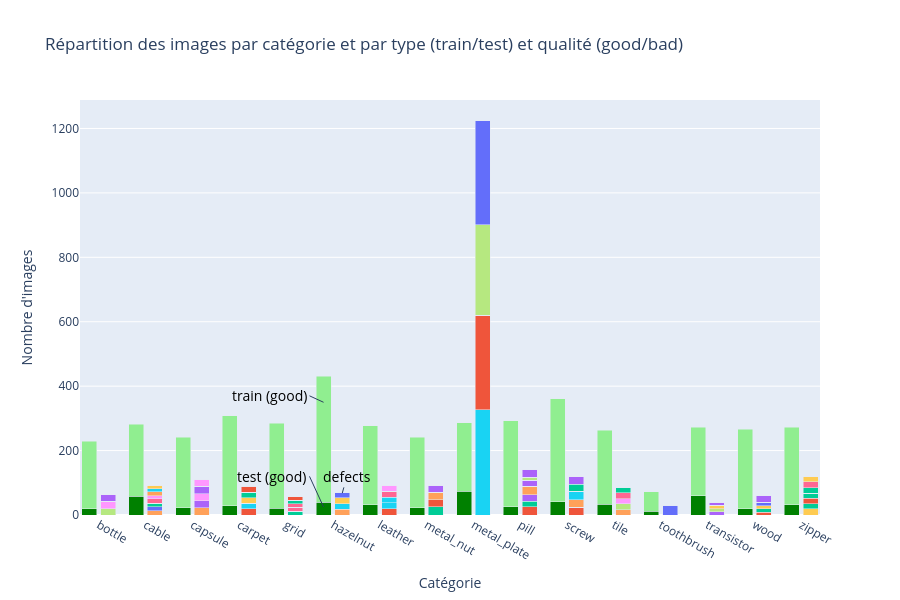

The notebook cell this image was saved under:
### Markdown cell above
On voit que pour chaque category, on a toujours les mêmes dimensions d'images et le même nombre de bands.
On constate d'ailleurs que toutes les images du jeu de données MVTec sont carrées, mais pas les images "metal_plate" du jeu de données RAD.

### Code cell
import plotly.graph_objects as go
import plotly.io as pio
import numpy as np

try:
    import nbformat  # noqa: F401
except ImportError:
    pio.renderers.default = "browser"

train = df[df["type"] == "train"].groupby("category").agg(count=("file", "count"))
test_good = df[(df["type"] == "test") & (df["quality"] == "good")].groupby("category").agg(count=("file", "count"))
test_bad = df[df["quality"] != "good"].groupby(["category", "quality"]).agg(count=("file", "count"))

bad_pivot = test_bad["count"].unstack("quality").fillna(0)
categories = train.index

x = np.arange(len(categories))
x_good = x-0.2
x_bad  = x+0.2

fig = go.Figure()

# Pile good/train
fig.add_bar(
    x=x_good,
    y=test_good["count"],
    name="test_good",
    marker=dict(color="green")
)

fig.add_bar(
    x=x_good,
    y=train["count"],
    name="train",
    marker=dict(color="lightgreen")
)

# Pile bad
for quality in bad_pivot.columns:
    fig.add_bar(
        x=x_bad,
        y=bad_pivot[quality],
        name=f"bad - {quality}",
    )

fig.update_xaxes(
    tickvals=x,
    ticktext=categories
)

fig.update_layout(
    barmode="stack",
    height=600,
    showlegend=False
)

fig.add_annotation(
    text="train (good)",
    xref="x", yref="y",
    x=4.8, y=350,
    axref="x", ayref="y",
    ax=4.5, ay=370,
    showarrow=True, 
    xanchor="right",
    font=dict(size=14, color="black")
)
fig.add_annotation(
    text="test (good)",
    xref="x", yref="y",
    x=4.8, y=25,
    axref="x", ayref="y",
    ax=4.5, ay=120,
    showarrow=True, 
    xanchor="right",
    font=dict(size=14, color="black")
)
fig.add_annotation(
    text="defects",
    xref="x", yref="y",
    x=5.2, y=68,
    axref="x", ayref="y",
    ax=5.3, ay=120,
    showarrow=True, 
    xanchor="center",
    font=dict(size=14, color="black")
)

fig.update_layout(
    title="Répartition des images par catégorie et par type (train/test) et qualité (good/bad)",
    xaxis_title="Catégorie",
    yaxis_title="Nombre d'images"
)

fig.show()

### Figure 1 — Plotly figure (JSON) as saved in the notebook; plotly's stock layout.template omitted (floating-point values rounded to 4 significant figures)
{"data": [{"marker": {"color": "green"}, "name": "test_good", "type": "bar", "x": [-0.2, 0.8, 1.8, 2.8, 3.8, 4.8, 5.8, 6.8, 7.8, 8.8, 9.8, 10.8, 11.8, 12.8, 13.8, 14.8], "y": [20, 58, 23, 28, 21, 40, 32, 22, 73, 26, 41, 33, 12, 60, 19, 32]}, {"marker": {"color": "lightgreen"}, "name": "train", "type": "bar", "x": [-0.2, 0.8, 1.8, 2.8, 3.8, 4.8, 5.8, 6.8, 7.8, 8.8, 9.8, 10.8, 11.8, 12.8, 13.8, 14.8], "y": [209, 224, 219, 280, 264, 391, 245, 220, 213, 267, 320, 230, 60, 213, 247, 240]}, {"name": "bad - bent", "type": "bar", "x": [0.2, 1.2, 2.2, 3.2, 4.2, 5.2, 6.2, 7.2, 8.2, 9.2, 10.2, 11.2, 12.2, 13.2, 14.2, 15.2], "y": [0.0, 0.0, 0.0, 0.0, 12.0, 0.0, 0.0, 25.0, 0.0, 0.0, 0.0, 0.0, 0.0, 0.0, 0.0, 0.0]}, {"name": "bad - bent_lead", "type": "bar", "x": [0.2, 1.2, 2.2, 3.2, 4.2, 5.2, 6.2, 7.2, 8.2, 9.2, 10.2, 11.2, 12.2, 13.2, 14.2, 15.2], "y": [0.0, 0.0, 0.0, 0.0, 0.0, 0.0, 0.0, 0.0, 0.0, 0.0, 0.0, 0.0, 0.0, 10.0, 0.0, 0.0]}, {"name": "bad - bent_wire", "type": "bar", "x": [0.2, 1.2, 2.2, 3.2, 4.2, 5.2, 6.2, 7.2, 8.2, 9.2, 10.2, 11.2, 12.2, 13.2, 14.2, 15.2], "y": [0.0, 13.0, 0.0, 0.0, 0.0, 0.0, 0.0, 0.0, 0.0, 0.0, 0.0, 0.0, 0.0, 0.0, 0.0, 0.0]}, {"name": "bad - bolt", "type": "bar", "x": [0.2, 1.2, 2.2, 3.2, 4.2, 5.2, 6.2, 7.2, 8.2, 9.2, 10.2, 11.2, 12.2, 13.2, 14.2, 15.2], "y": [0.0, 0.0, 0.0, 0.0, 0.0, 0.0, 0.0, 0.0, 327.0, 0.0, 0.0, 0.0, 0.0, 0.0, 0.0, 0.0]}, {"name": "bad - broken", "type": "bar", "x": [0.2, 1.2, 2.2, 3.2, 4.2, 5.2, 6.2, 7.2, 8.2, 9.2, 10.2, 11.2, 12.2, 13.2, 14.2, 15.2], "y": [0.0, 0.0, 0.0, 0.0, 12.0, 0.0, 0.0, 0.0, 0.0, 0.0, 0.0, 0.0, 0.0, 0.0, 0.0, 0.0]}, {"name": "bad - broken_large", "type": "bar", "x": [0.2, 1.2, 2.2, 3.2, 4.2, 5.2, 6.2, 7.2, 8.2, 9.2, 10.2, 11.2, 12.2, 13.2, 14.2, 15.2], "y": [20.0, 0.0, 0.0, 0.0, 0.0, 0.0, 0.0, 0.0, 0.0, 0.0, 0.0, 0.0, 0.0, 0.0, 0.0, 0.0]}, {"name": "bad - broken_small", "type": "bar", "x": [0.2, 1.2, 2.2, 3.2, 4.2, 5.2, 6.2, 7.2, 8.2, 9.2, 10.2, 11.2, 12.2, 13.2, 14.2, 15.2], "y": [22.0, 0.0, 0.0, 0.0, 0.0, 0.0, 0.0, 0.0, 0.0, 0.0, 0.0, 0.0, 0.0, 0.0, 0.0, 0.0]}, {"name": "bad - broken_teeth", "type": "bar", "x": [0.2, 1.2, 2.2, 3.2, 4.2, 5.2, 6.2, 7.2, 8.2, 9.2, 10.2, 11.2, 12.2, 13.2, 14.2, 15.2], "y": [0.0, 0.0, 0.0, 0.0, 0.0, 0.0, 0.0, 0.0, 0.0, 0.0, 0.0, 0.0, 0.0, 0.0, 0.0, 19.0]}, {"name": "bad - cable_swap", "type": "bar", "x": [0.2, 1.2, 2.2, 3.2, 4.2, 5.2, 6.2, 7.2, 8.2, 9.2, 10.2, 11.2, 12.2, 13.2, 14.2, 15.2], "y": [0.0, 12.0, 0.0, 0.0, 0.0, 0.0, 0.0, 0.0, 0.0, 0.0, 0.0, 0.0, 0.0, 0.0, 0.0, 0.0]}, {"name": "bad - color", "type": "bar", "x": [0.2, 1.2, 2.2, 3.2, 4.2, 5.2, 6.2, 7.2, 8.2, 9.2, 10.2, 11.2, 12.2, 13.2, 14.2, 15.2], "y": [0.0, 0.0, 0.0, 19.0, 0.0, 0.0, 19.0, 22.0, 0.0, 25.0, 0.0, 0.0, 0.0, 0.0, 8.0, 0.0]}, {"name": "bad - combined", "type": "bar", "x": [0.2, 1.2, 2.2, 3.2, 4.2, 5.2, 6.2, 7.2, 8.2, 9.2, 10.2, 11.2, 12.2, 13.2, 14.2, 15.2], "y": [0.0, 11.0, 0.0, 0.0, 0.0, 0.0, 0.0, 0.0, 0.0, 17.0, 0.0, 0.0, 0.0, 0.0, 11.0, 16.0]}, {"name": "bad - contamination", "type": "bar", "x": [0.2, 1.2, 2.2, 3.2, 4.2, 5.2, 6.2, 7.2, 8.2, 9.2, 10.2, 11.2, 12.2, 13.2, 14.2, 15.2], "y": [21.0, 0.0, 0.0, 0.0, 0.0, 0.0, 0.0, 0.0, 0.0, 21.0, 0.0, 0.0, 0.0, 0.0, 0.0, 0.0]}, {"name": "bad - crack", "type": "bar", "x": [0.2, 1.2, 2.2, 3.2, 4.2, 5.2, 6.2, 7.2, 8.2, 9.2, 10.2, 11.2, 12.2, 13.2, 14.2, 15.2], "y": [0.0, 0.0, 23.0, 0.0, 0.0, 18.0, 0.0, 0.0, 0.0, 26.0, 0.0, 17.0, 0.0, 0.0, 0.0, 0.0]}, {"name": "bad - cut", "type": "bar", "x": [0.2, 1.2, 2.2, 3.2, 4.2, 5.2, 6.2, 7.2, 8.2, 9.2, 10.2, 11.2, 12.2, 13.2, 14.2, 15.2], "y": [0.0, 0.0, 0.0, 17.0, 0.0, 17.0, 19.0, 0.0, 0.0, 0.0, 0.0, 0.0, 0.0, 0.0, 0.0, 0.0]}, {"name": "bad - cut_inner_insulation", "type": "bar", "x": [0.2, 1.2, 2.2, 3.2, 4.2, 5.2, 6.2, 7.2, 8.2, 9.2, 10.2, 11.2, 12.2, 13.2, 14.2, 15.2], "y": [0.0, 14.0, 0.0, 0.0, 0.0, 0.0, 0.0, 0.0, 0.0, 0.0, 0.0, 0.0, 0.0, 0.0, 0.0, 0.0]}, {"name": "bad - cut_lead", "type": "bar", "x": [0.2, 1.2, 2.2, 3.2, 4.2, 5.2, 6.2, 7.2, 8.2, 9.2, 10.2, 11.2, 12.2, 13.2, 14.2, 15.2], "y": [0.0, 0.0, 0.0, 0.0, 0.0, 0.0, 0.0, 0.0, 0.0, 0.0, 0.0, 0.0, 0.0, 10.0, 0.0, 0.0]}, {"name": "bad - cut_outer_insulation", "type": "bar", "x": [0.2, 1.2, 2.2, 3.2, 4.2, 5.2, 6.2, 7.2, 8.2, 9.2, 10.2, 11.2, 12.2, 13.2, 14.2, 15.2], "y": [0.0, 10.0, 0.0, 0.0, 0.0, 0.0, 0.0, 0.0, 0.0, 0.0, 0.0, 0.0, 0.0, 0.0, 0.0, 0.0]}, {"name": "bad - damaged_case", "type": "bar", "x": [0.2, 1.2, 2.2, 3.2, 4.2, 5.2, 6.2, 7.2, 8.2, 9.2, 10.2, 11.2, 12.2, 13.2, 14.2, 15.2], "y": [0.0, 0.0, 0.0, 0.0, 0.0, 0.0, 0.0, 0.0, 0.0, 0.0, 0.0, 0.0, 0.0, 10.0, 0.0, 0.0]}, {"name": "bad - defective", "type": "bar", "x": [0.2, 1.2, 2.2, 3.2, 4.2, 5.2, 6.2, 7.2, 8.2, 9.2, 10.2, 11.2, 12.2, 13.2, 14.2, 15.2], "y": [0.0, 0.0, 0.0, 0.0, 0.0, 0.0, 0.0, 0.0, 0.0, 0.0, 0.0, 0.0, 30.0, 0.0, 0.0, 0.0]}, {"name": "bad - fabric_border", "type": "bar", "x": [0.2, 1.2, 2.2, 3.2, 4.2, 5.2, 6.2, 7.2, 8.2, 9.2, 10.2, 11.2, 12.2, 13.2, 14.2, 15.2], "y": [0.0, 0.0, 0.0, 0.0, 0.0, 0.0, 0.0, 0.0, 0.0, 0.0, 0.0, 0.0, 0.0, 0.0, 0.0, 17.0]}, {"name": "bad - fabric_interior", "type": "bar", "x": [0.2, 1.2, 2.2, 3.2, 4.2, 5.2, 6.2, 7.2, 8.2, 9.2, 10.2, 11.2, 12.2, 13.2, 14.2, 15.2], "y": [0.0, 0.0, 0.0, 0.0, 0.0, 0.0, 0.0, 0.0, 0.0, 0.0, 0.0, 0.0, 0.0, 0.0, 0.0, 16.0]}, {"name": "bad - faulty_imprint", "type": "bar", "x": [0.2, 1.2, 2.2, 3.2, 4.2, 5.2, 6.2, 7.2, 8.2, 9.2, 10.2, 11.2, 12.2, 13.2, 14.2, 15.2], "y": [0.0, 0.0, 22.0, 0.0, 0.0, 0.0, 0.0, 0.0, 0.0, 19.0, 0.0, 0.0, 0.0, 0.0, 0.0, 0.0]}, {"name": "bad - flip", "type": "bar", "x": [0.2, 1.2, 2.2, 3.2, 4.2, 5.2, 6.2, 7.2, 8.2, 9.2, 10.2, 11.2, 12.2, 13.2, 14.2, 15.2], "y": [0.0, 0.0, 0.0, 0.0, 0.0, 0.0, 0.0, 23.0, 0.0, 0.0, 0.0, 0.0, 0.0, 0.0, 0.0, 0.0]}, {"name": "bad - fold", "type": "bar", "x": [0.2, 1.2, 2.2, 3.2, 4.2, 5.2, 6.2, 7.2, 8.2, 9.2, 10.2, 11.2, 12.2, 13.2, 14.2, 15.2], "y": [0.0, 0.0, 0.0, 0.0, 0.0, 0.0, 17.0, 0.0, 0.0, 0.0, 0.0, 0.0, 0.0, 0.0, 0.0, 0.0]}, {"name": "bad - glue", "type": "bar", "x": [0.2, 1.2, 2.2, 3.2, 4.2, 5.2, 6.2, 7.2, 8.2, 9.2, 10.2, 11.2, 12.2, 13.2, 14.2, 15.2], "y": [0.0, 0.0, 0.0, 0.0, 11.0, 0.0, 19.0, 0.0, 0.0, 0.0, 0.0, 0.0, 0.0, 0.0, 0.0, 0.0]}, {"name": "bad - glue_strip", "type": "bar", "x": [0.2, 1.2, 2.2, 3.2, 4.2, 5.2, 6.2, 7.2, 8.2, 9.2, 10.2, 11.2, 12.2, 13.2, 14.2, 15.2], "y": [0.0, 0.0, 0.0, 0.0, 0.0, 0.0, 0.0, 0.0, 0.0, 0.0, 0.0, 18.0, 0.0, 0.0, 0.0, 0.0]}, {"name": "bad - gray_stroke", "type": "bar", "x": [0.2, 1.2, 2.2, 3.2, 4.2, 5.2, 6.2, 7.2, 8.2, 9.2, 10.2, 11.2, 12.2, 13.2, 14.2, 15.2], "y": [0.0, 0.0, 0.0, 0.0, 0.0, 0.0, 0.0, 0.0, 0.0, 0.0, 0.0, 16.0, 0.0, 0.0, 0.0, 0.0]}, {"name": "bad - hole", "type": "bar", "x": [0.2, 1.2, 2.2, 3.2, 4.2, 5.2, 6.2, 7.2, 8.2, 9.2, 10.2, 11.2, 12.2, 13.2, 14.2, 15.2], "y": [0.0, 0.0, 0.0, 17.0, 0.0, 18.0, 0.0, 0.0, 0.0, 0.0, 0.0, 0.0, 0.0, 0.0, 10.0, 0.0]}, {"name": "bad - liquid", "type": "bar", "x": [0.2, 1.2, 2.2, 3.2, 4.2, 5.2, 6.2, 7.2, 8.2, 9.2, 10.2, 11.2, 12.2, 13.2, 14.2, 15.2], "y": [0.0, 0.0, 0.0, 0.0, 0.0, 0.0, 0.0, 0.0, 0.0, 0.0, 0.0, 0.0, 0.0, 0.0, 10.0, 0.0]}, {"name": "bad - manipulated_front", "type": "bar", "x": [0.2, 1.2, 2.2, 3.2, 4.2, 5.2, 6.2, 7.2, 8.2, 9.2, 10.2, 11.2, 12.2, 13.2, 14.2, 15.2], "y": [0.0, 0.0, 0.0, 0.0, 0.0, 0.0, 0.0, 0.0, 0.0, 0.0, 24.0, 0.0, 0.0, 0.0, 0.0, 0.0]}, {"name": "bad - metal_contamination", "type": "bar", "x": [0.2, 1.2, 2.2, 3.2, 4.2, 5.2, 6.2, 7.2, 8.2, 9.2, 10.2, 11.2, 12.2, 13.2, 14.2, 15.2], "y": [0.0, 0.0, 0.0, 17.0, 11.0, 0.0, 0.0, 0.0, 0.0, 0.0, 0.0, 0.0, 0.0, 0.0, 0.0, 0.0]}, {"name": "bad - misplaced", "type": "bar", "x": [0.2, 1.2, 2.2, 3.2, 4.2, 5.2, 6.2, 7.2, 8.2, 9.2, 10.2, 11.2, 12.2, 13.2, 14.2, 15.2], "y": [0.0, 0.0, 0.0, 0.0, 0.0, 0.0, 0.0, 0.0, 0.0, 0.0, 0.0, 0.0, 0.0, 10.0, 0.0, 0.0]}, {"name": "bad - missing_cable", "type": "bar", "x": [0.2, 1.2, 2.2, 3.2, 4.2, 5.2, 6.2, 7.2, 8.2, 9.2, 10.2, 11.2, 12.2, 13.2, 14.2, 15.2], "y": [0.0, 12.0, 0.0, 0.0, 0.0, 0.0, 0.0, 0.0, 0.0, 0.0, 0.0, 0.0, 0.0, 0.0, 0.0, 0.0]}, {"name": "bad - missing_wire", "type": "bar", "x": [0.2, 1.2, 2.2, 3.2, 4.2, 5.2, 6.2, 7.2, 8.2, 9.2, 10.2, 11.2, 12.2, 13.2, 14.2, 15.2], "y": [0.0, 10.0, 0.0, 0.0, 0.0, 0.0, 0.0, 0.0, 0.0, 0.0, 0.0, 0.0, 0.0, 0.0, 0.0, 0.0]}, {"name": "bad - oil", "type": "bar", "x": [0.2, 1.2, 2.2, 3.2, 4.2, 5.2, 6.2, 7.2, 8.2, 9.2, 10.2, 11.2, 12.2, 13.2, 14.2, 15.2], "y": [0.0, 0.0, 0.0, 0.0, 0.0, 0.0, 0.0, 0.0, 0.0, 0.0, 0.0, 18.0, 0.0, 0.0, 0.0, 0.0]}, {"name": "bad - pill_type", "type": "bar", "x": [0.2, 1.2, 2.2, 3.2, 4.2, 5.2, 6.2, 7.2, 8.2, 9.2, 10.2, 11.2, 12.2, 13.2, 14.2, 15.2], "y": [0.0, 0.0, 0.0, 0.0, 0.0, 0.0, 0.0, 0.0, 0.0, 9.0, 0.0, 0.0, 0.0, 0.0, 0.0, 0.0]}, {"name": "bad - poke", "type": "bar", "x": [0.2, 1.2, 2.2, 3.2, 4.2, 5.2, 6.2, 7.2, 8.2, 9.2, 10.2, 11.2, 12.2, 13.2, 14.2, 15.2], "y": [0.0, 0.0, 21.0, 0.0, 0.0, 0.0, 18.0, 0.0, 0.0, 0.0, 0.0, 0.0, 0.0, 0.0, 0.0, 0.0]}, {"name": "bad - poke_insulation", "type": "bar", "x": [0.2, 1.2, 2.2, 3.2, 4.2, 5.2, 6.2, 7.2, 8.2, 9.2, 10.2, 11.2, 12.2, 13.2, 14.2, 15.2], "y": [0.0, 10.0, 0.0, 0.0, 0.0, 0.0, 0.0, 0.0, 0.0, 0.0, 0.0, 0.0, 0.0, 0.0, 0.0, 0.0]}, {"name": "bad - print", "type": "bar", "x": [0.2, 1.2, 2.2, 3.2, 4.2, 5.2, 6.2, 7.2, 8.2, 9.2, 10.2, 11.2, 12.2, 13.2, 14.2, 15.2], "y": [0.0, 0.0, 0.0, 0.0, 0.0, 17.0, 0.0, 0.0, 0.0, 0.0, 0.0, 0.0, 0.0, 0.0, 0.0, 0.0]}, {"name": "bad - ribbon", "type": "bar", "x": [0.2, 1.2, 2.2, 3.2, 4.2, 5.2, 6.2, 7.2, 8.2, 9.2, 10.2, 11.2, 12.2, 13.2, 14.2, 15.2], "y": [0.0, 0.0, 0.0, 0.0, 0.0, 0.0, 0.0, 0.0, 293.0, 0.0, 0.0, 0.0, 0.0, 0.0, 0.0, 0.0]}, {"name": "bad - rough", "type": "bar", "x": [0.2, 1.2, 2.2, 3.2, 4.2, 5.2, 6.2, 7.2, 8.2, 9.2, 10.2, 11.2, 12.2, 13.2, 14.2, 15.2], "y": [0.0, 0.0, 0.0, 0.0, 0.0, 0.0, 0.0, 0.0, 0.0, 0.0, 0.0, 15.0, 0.0, 0.0, 0.0, 17.0]}, {"name": "bad - scratch", "type": "bar", "x": [0.2, 1.2, 2.2, 3.2, 4.2, 5.2, 6.2, 7.2, 8.2, 9.2, 10.2, 11.2, 12.2, 13.2, 14.2, 15.2], "y": [0.0, 0.0, 23.0, 0.0, 0.0, 0.0, 0.0, 23.0, 0.0, 24.0, 0.0, 0.0, 0.0, 0.0, 21.0, 0.0]}, {"name": "bad - scratch_head", "type": "bar", "x": [0.2, 1.2, 2.2, 3.2, 4.2, 5.2, 6.2, 7.2, 8.2, 9.2, 10.2, 11.2, 12.2, 13.2, 14.2, 15.2], "y": [0.0, 0.0, 0.0, 0.0, 0.0, 0.0, 0.0, 0.0, 0.0, 0.0, 24.0, 0.0, 0.0, 0.0, 0.0, 0.0]}, {"name": "bad - scratch_neck", "type": "bar", "x": [0.2, 1.2, 2.2, 3.2, 4.2, 5.2, 6.2, 7.2, 8.2, 9.2, 10.2, 11.2, 12.2, 13.2, 14.2, 15.2], "y": [0.0, 0.0, 0.0, 0.0, 0.0, 0.0, 0.0, 0.0, 0.0, 0.0, 25.0, 0.0, 0.0, 0.0, 0.0, 0.0]}, {"name": "bad - split_teeth", "type": "bar", "x": [0.2, 1.2, 2.2, 3.2, 4.2, 5.2, 6.2, 7.2, 8.2, 9.2, 10.2, 11.2, 12.2, 13.2, 14.2, 15.2], "y": [0.0, 0.0, 0.0, 0.0, 0.0, 0.0, 0.0, 0.0, 0.0, 0.0, 0.0, 0.0, 0.0, 0.0, 0.0, 18.0]}, {"name": "bad - sponge", "type": "bar", "x": [0.2, 1.2, 2.2, 3.2, 4.2, 5.2, 6.2, 7.2, 8.2, 9.2, 10.2, 11.2, 12.2, 13.2, 14.2, 15.2], "y": [0.0, 0.0, 0.0, 0.0, 0.0, 0.0, 0.0, 0.0, 281.0, 0.0, 0.0, 0.0, 0.0, 0.0, 0.0, 0.0]}, {"name": "bad - squeeze", "type": "bar", "x": [0.2, 1.2, 2.2, 3.2, 4.2, 5.2, 6.2, 7.2, 8.2, 9.2, 10.2, 11.2, 12.2, 13.2, 14.2, 15.2], "y": [0.0, 0.0, 20.0, 0.0, 0.0, 0.0, 0.0, 0.0, 0.0, 0.0, 0.0, 0.0, 0.0, 0.0, 0.0, 0.0]}, {"name": "bad - squeezed_teeth", "type": "bar", "x": [0.2, 1.2, 2.2, 3.2, 4.2, 5.2, 6.2, 7.2, 8.2, 9.2, 10.2, 11.2, 12.2, 13.2, 14.2, 15.2], "y": [0.0, 0.0, 0.0, 0.0, 0.0, 0.0, 0.0, 0.0, 0.0, 0.0, 0.0, 0.0, 0.0, 0.0, 0.0, 16.0]}, {"name": "bad - tape", "type": "bar", "x": [0.2, 1.2, 2.2, 3.2, 4.2, 5.2, 6.2, 7.2, 8.2, 9.2, 10.2, 11.2, 12.2, 13.2, 14.2, 15.2], "y": [0.0, 0.0, 0.0, 0.0, 0.0, 0.0, 0.0, 0.0, 323.0, 0.0, 0.0, 0.0, 0.0, 0.0, 0.0, 0.0]}, {"name": "bad - thread", "type": "bar", "x": [0.2, 1.2, 2.2, 3.2, 4.2, 5.2, 6.2, 7.2, 8.2, 9.2, 10.2, 11.2, 12.2, 13.2, 14.2, 15.2], "y": [0.0, 0.0, 0.0, 19.0, 11.0, 0.0, 0.0, 0.0, 0.0, 0.0, 0.0, 0.0, 0.0, 0.0, 0.0, 0.0]}, {"name": "bad - thread_side", "type": "bar", "x": [0.2, 1.2, 2.2, 3.2, 4.2, 5.2, 6.2, 7.2, 8.2, 9.2, 10.2, 11.2, 12.2, 13.2, 14.2, 15.2], "y": [0.0, 0.0, 0.0, 0.0, 0.0, 0.0, 0.0, 0.0, 0.0, 0.0, 23.0, 0.0, 0.0, 0.0, 0.0, 0.0]}, {"name": "bad - thread_top", "type": "bar", "x": [0.2, 1.2, 2.2, 3.2, 4.2, 5.2, 6.2, 7.2, 8.2, 9.2, 10.2, 11.2, 12.2, 13.2, 14.2, 15.2], "y": [0.0, 0.0, 0.0, 0.0, 0.0, 0.0, 0.0, 0.0, 0.0, 0.0, 23.0, 0.0, 0.0, 0.0, 0.0, 0.0]}], "layout": {"annotations": [{"ax": 4.5, "axref": "x", "ay": 370, "ayref": "y", "font": {"color": "black", "size": 14}, "showarrow": true, "text": "train (good)", "x": 4.8, "xanchor": "right", "xref": "x", "y": 350, "yref": "y"}, {"ax": 4.5, "axref": "x", "ay": 120, "ayref": "y", "font": {"color": "black", "size": 14}, "showarrow": true, "text": "test (good)", "x": 4.8, "xanchor": "right", "xref": "x", "y": 25, "yref": "y"}, {"ax": 5.3, "axref": "x", "ay": 120, "ayref": "y", "font": {"color": "black", "size": 14}, "showarrow": true, "text": "defects", "x": 5.2, "xanchor": "center", "xref": "x", "y": 68, "yref": "y"}], "barmode": "stack", "height": 600, "showlegend": false, "title": {"text": "Répartition des images par catégorie et par type (train/test) et qualité (good/bad)"}, "xaxis": {"ticktext": ["bottle", "cable", "capsule", "carpet", "grid", "hazelnut", "leather", "metal_nut", "metal_plate", "pill", "screw", "tile", "toothbrush", "transistor", "wood", "zipper"], "tickvals": [0, 1, 2, 3, 4, 5, 6, 7, 8, 9, 10, 11, 12, 13, 14, 15], "title": {"text": "Catégorie"}}, "yaxis": {"title": {"text": "Nombre d'images"}}}}
